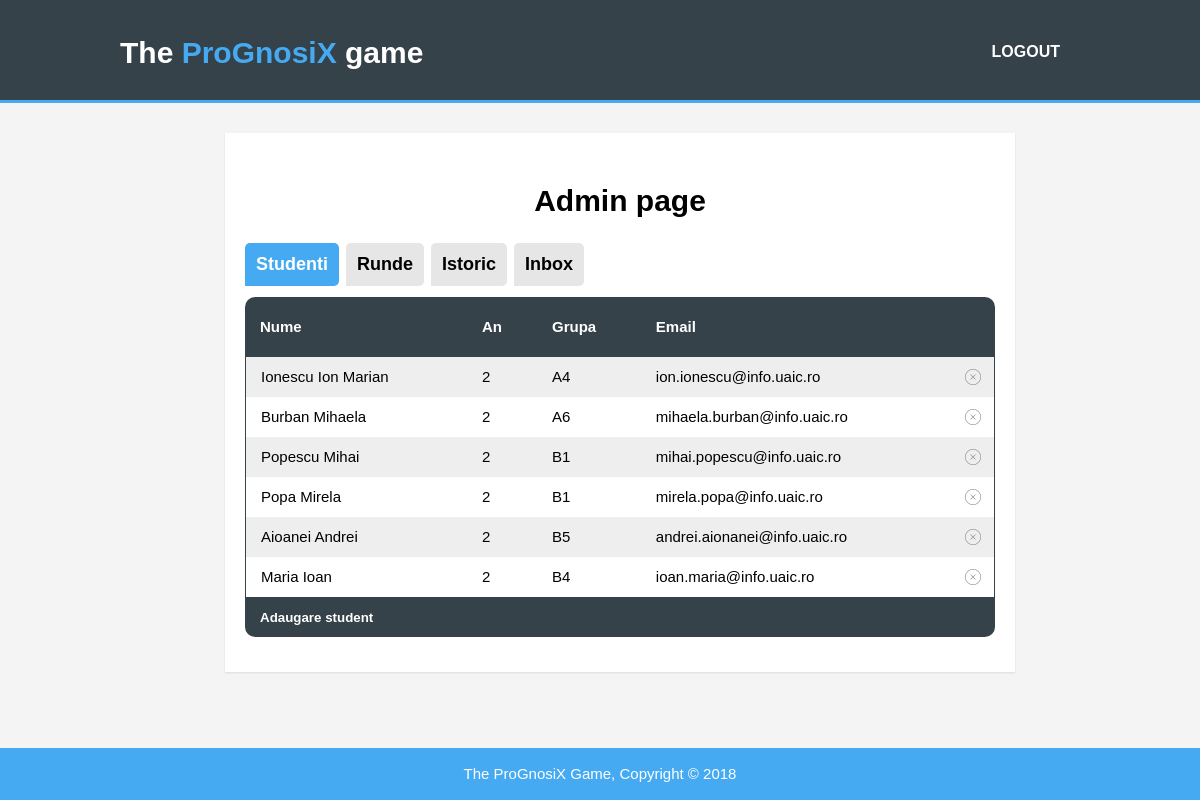
The page /admin.php (signed in) on the database its author committed.
### tables this page shows
CREATE TABLE `accounts` (
  `id` int(11) NOT NULL AUTO_INCREMENT,
  `email` varchar(100) NOT NULL,
  `parola` varchar(100) NOT NULL,
  `nume` varchar(100) NOT NULL,
  `prenume` varchar(100) NOT NULL,
  `an` int(11) NOT NULL,
  `semestru` int(11) NOT NULL,
  `grupa` varchar(35) NOT NULL,
  `admin` tinyint(4) NOT NULL,
  PRIMARY KEY (`id`)
);

### admin.php (the view, shortened to what this page needs)
<!DOCTYPE html>
<?php
require 'db.php';
?>
<html>
  <head>
    <link rel="stylesheet" href="./css/style.css">
  </head>
  <body>
    <header>
      <div class="container">
        <div id="branding">
          <h1>The <span class="highlight">ProGnosiX</span> game</h1>
        </div>
        <nav>
          <ul>
            <li><a href="logout.php">LOGOUT</a></li>
          </ul>
        </nav>
      </div>
    </header>
    <div id="w">
      <div id="content" class="clearfix">
        <h1>Admin page</h1>
        <nav id="profiletabs">
          <ul id = "admlist">
            <li><a href="#users"  id="adm0" class="sel" >Studenti</a></li>
            <li><a href="#rounds" id="adm1" >Runde</a></li>
            <li><a href="#istoric"id="adm2" >Istoric</a></li>
            <li><a href="#inbox"  id="adm3" >Inbox</a></li>
          </ul>
        </nav>
        <section id="users">
          <div style="overflow-x:auto;">
            <table class="adminTable">
              <tr>
                <th>Nume</th>
                <th>An</th>
                <th>Grupa</th>
                <th>Email</th>
                <th></th>
              </tr>
              <?php
              $results = $mysqli->query("SELECT * FROM accounts WHERE admin != 1") or die($mysqli->error());
               while ($row = $results->fetch_assoc()) {
                echo "<tr\><td>".$row["nume"]." ".$row["prenume"]."</td><td>".$row["an"]."</td><td>".$row["grupa"]."</td><td>".$row["email"]."</td><td id=\"".$row["id"]."\" onclick=\"deleteStudent(this)\"></td></tr>";
              }
              ?>
            </table>
            <button type="button" class="addUserBtn" onclick="addUser()">Adaugare student</button>
          </div>
        </section>
      </div>
    </div>
    <footer>
      <p>The ProGnosiX Game, Copyright &copy; 2018</p>
    </footer>
  </body>
</html>

### css/style.css (style rules this page uses)
body { font: 15px/1.5 Arial, Helvetica, sans-serif; padding:0; margin:0; background-color:#f4f4f4; }
.container { width:80%; margin:auto; overflow:hidden; }
ul { margin:0; padding:0; }
header { background:#35424a; color:#ffffff; padding-top:30px; min-height:70px; border-bottom:#45aaf2 3px solid; }
header a { color:#ffffff; text-decoration:none; text-transform: uppercase; font-size:16px; }
header li { float:left; display:inline; padding: 0 20px 0 20px; }
header #branding { float:left; }
header #branding h1 { margin:0; }
header nav { float:right; margin-top:10px; font-weight: bold; }
header .highlight, header .current a { color:#45aaf2; font-weight:bold; }
footer { padding:0px; margin-top:20px; color:#ffffff; background-color:#45aaf2; text-align: center; position: fixed; bottom:0; left:0; right:0; }
a { color: black; text-decoration: none; }
#w { display: block; width: 750px; margin: 0 auto; padding-top: 30px; padding-bottom: 45px; }
#content { display: block; width: 100%; background: #fff; padding: 25px 20px; padding-bottom: 35px; -webkit-box-shadow: rgba(0, 0, 0, 0.1) 0px 1px 2px 0px; -moz-box-shadow: rgba(0, 0, 0, 0.1) 0px 1px 2px 0px; box-shadow: rgba(0, 0, 0, 0.1) 0px 1px 2px 0px; }
#content h1 { text-align:center; }
#profiletabs { display: block; margin-bottom: 4px; height: 50px; }
#profiletabs ul { list-style: none; display: block; width: 100%; height: 50px; position: relative; }
#profiletabs ul li { float: left; position: relative; }
#profiletabs ul li a { display: block; float: left; padding: 8px 11px; font-size: 1.2em; font-weight: bold; background: #e6e6e6; color: black; margin-right: 7px; border: none; -webkit-border-radius: 5px; -webkit-border-bottom-left-radius: 0; -moz-border-radius: 5px; -moz-border-radius-bottomleft: 0; border-radius: 5px; border-bottom-left-radius: 0; }
#profiletabs ul li a.sel { background: #45aaf2; color: white; border-color: #d1cdb5; }
.clearfix:after { content: "."; display: block; clear: both; visibility: hidden; line-height: 0; height: 0; }
.clearfix { display: inline-block; }
.adminTable { width:100%; border-spacing: 0px; border-collapse: separate; }
.adminTable th { height: 30px; }
.adminTable th:first-of-type { border-top-left-radius: 10px; }
.adminTable th:last-of-type { border-top-right-radius: 10px; }
.adminTable th, .adminTable td { padding: 15px; text-align: left; }
.adminTable tr { line-height: 10px; }
.adminTable tr:nth-child(odd) { background-color: #fff; }
.adminTable th { background-color: #35424a; color: white; }
.adminTable tr > td:first-of-type { border-left: 1px solid #35424a; }
.adminTable tr > td:last-of-type { background:url(../img/delete.png) no-repeat; background-position: center; border-right: 1px solid #35424a; }
.addUserBtn { width:100%; height: 40px; border-bottom-left-radius: 10px; border-bottom-right-radius: 10px; border: none; background-color: #35424a; color: #fff; text-align: left; padding-left: 15px; font-weight: bold; outline: 0; }

### rows shown on the page
accounts: nume "Ionescu", prenume "Ion Marian", an "2", grupa "A4", email "ion.ionescu@info.uaic.ro"
accounts: nume "Burban", prenume "Mihaela", an "2", grupa "A6", email "mihaela.burban@info.uaic.ro"
accounts: nume "Popescu", prenume "Mihai", an "2", grupa "B1", email "mihai.popescu@info.uaic.ro"
accounts: nume "Popa", prenume "Mirela", an "2", grupa "B1", email "mirela.popa@info.uaic.ro"
accounts: nume "Aioanei", prenume "Andrei", an "2", grupa "B5", email "andrei.aionanei@info.uaic.ro"
accounts: nume "Maria", prenume "Ioan", an "2", grupa "B4", email "ioan.maria@info.uaic.ro"
